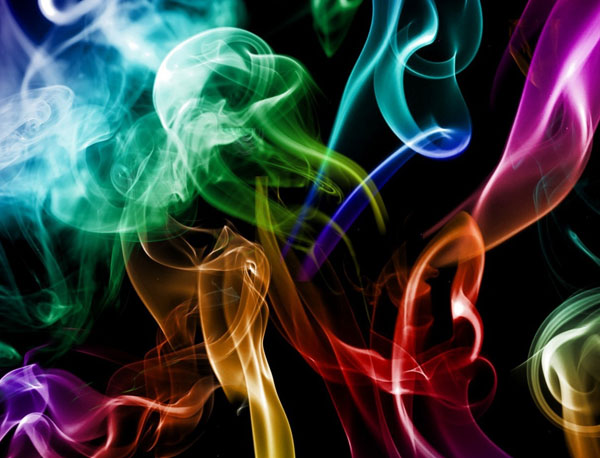
#> input picture color.jpg, 600 x 458 px
$ python fft2test.py
#> lines starting #> are read from the running program, lines starting #| are printed output that depends on the picture
import cv2
import numpy as np
from matplotlib import pyplot as plt
import time

img = cv2.imread('color.jpg',0)
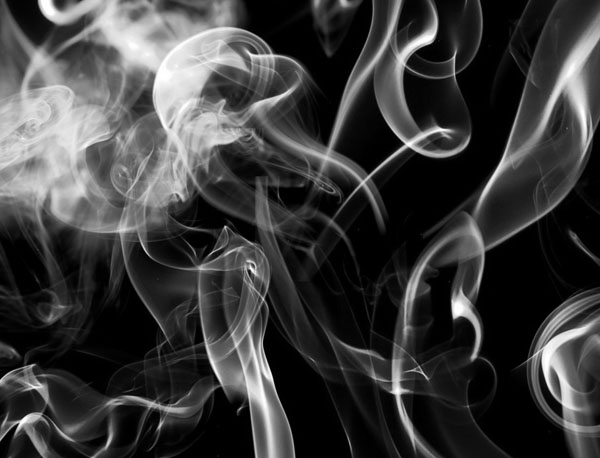
#> img: shape (458, 600); min 0, max 255, mean 60
#img = cv2.cvtColor(img, cv2.COLOR_BGR2GRAY)
f = np.fft.fft2(img)
fshift = np.fft.fftshift(f)
magnitude_spectrum = 20*np.log(np.abs(fshift))
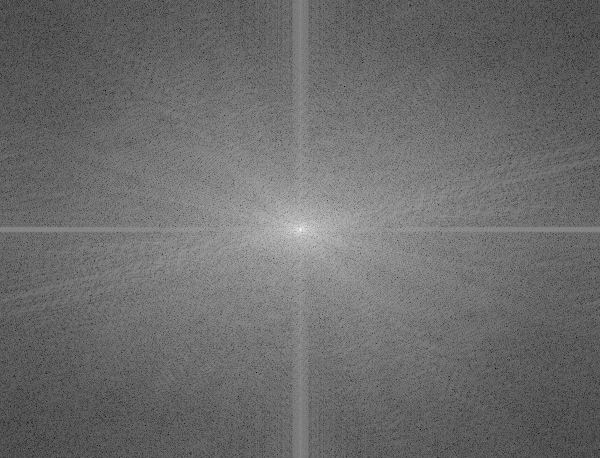
#> magnitude_spectrum: shape (458, 600) float64; min 17.99, max 332.4, mean 151.7; drawn with min black and max white


plt.subplot(121),plt.imshow(img, cmap = 'gray')
plt.title('Input Image'), plt.xticks([]), plt.yticks([])
plt.subplot(122),plt.imshow(magnitude_spectrum, cmap = 'gray')
plt.title('Magnitude Spectrum'), plt.xticks([]), plt.yticks([])
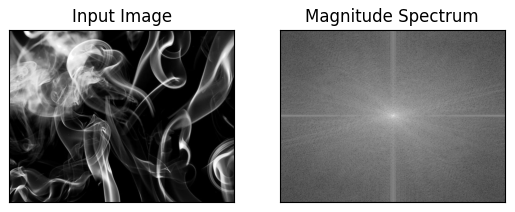
#> figure drawn by matplotlib, 2 panels

$ run again, with crazy.jpg copied over color.jpg
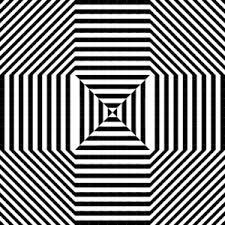
#> input picture crazy.jpg, 225 x 225 px
#> img is the input picture: shape (225, 225); min 0, max 255, mean 133.1
#> `magnitude_spectrum = 20*np.log(np.abs(fshift))`:
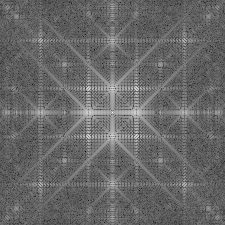
#> magnitude_spectrum: shape (225, 225) float64; min 37.85, max 314.5, mean 150.6; drawn with min black and max white
#> `plt.title('Magnitude Spectrum'), plt.xticks([]), plt.yticks([])`:
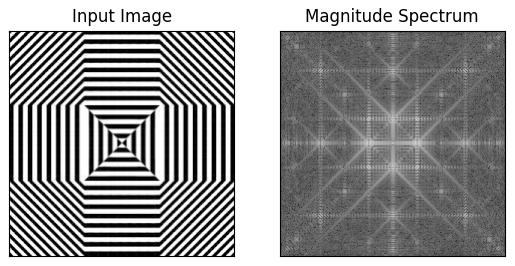
#> figure drawn by matplotlib, 2 panels
